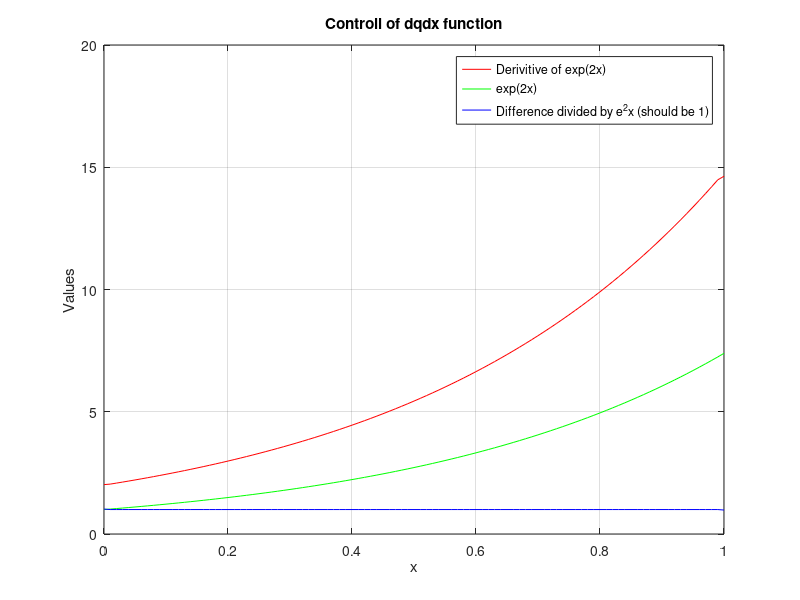

This figure's MATLAB source:
clear 
close all
clc

%% Excercise 2.1
% Params
N = 100;            
dx = 1/N;           
x = linspace(0, 1, N+1)';  

% Uniform partition of [0,1] wih N partitions
f = @(x) exp(2*x);
q = f(x);

function dqdx = xDeriv(q, dx, N)
% Let q be function values evaluated in each point
% Let dx be the resolution and N the number of points
% Lecture => \delta U_j  = (U_{j+1} - U_j{-1})/(2\Delta x)

    dqdx = zeros(size(q)); 
    
    % Interior points 
    for j = 2:N
        dqdx(j) = (q(j+1) - q(j-1)) / (2*dx);
    end
    
    % Left boundary
    dqdx(1) = (q(2) - q(1)) / dx;
    
    % Right boundary
    dqdx(N+1) = (q(N+1) - q(N)) / dx;
end
% Demonstrate that function works.
dq = xDeriv(q, dx, N);

figure;
plot(x, dq, 'r')  
hold on
plot(x, q, 'g')  
plot(x, (dq-q)./q, 'b')
xlabel('x');
ylabel('Values');
legend('Derivitive of exp(2x)', 'exp(2x)', 'Difference divided by e^2x (should be 1)', Location='best');
title('Controll of dqdx function');
grid on;